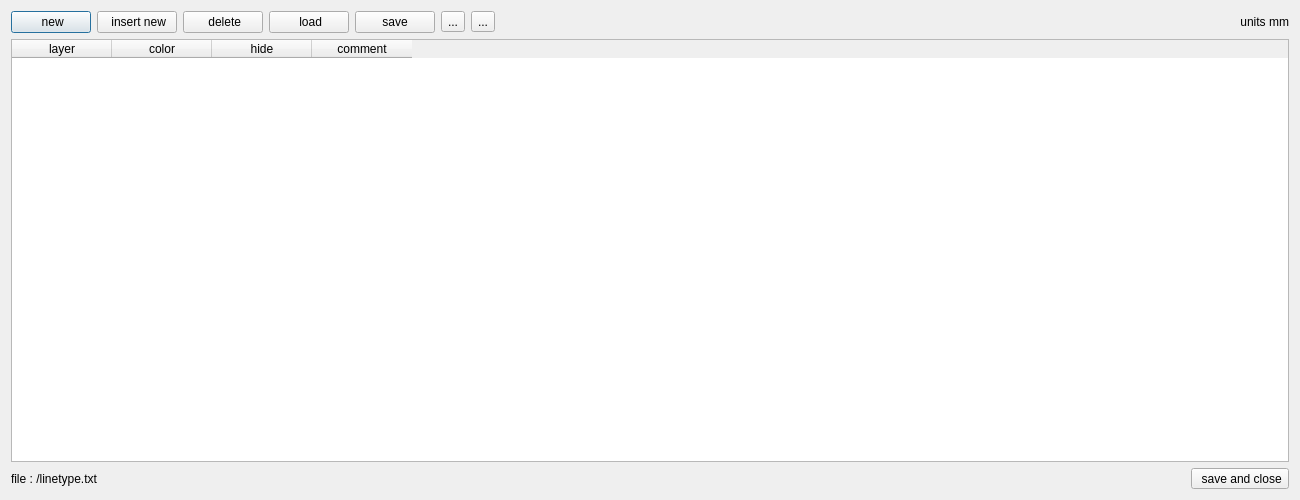
<?xml version="1.0" encoding="UTF-8"?>
<ui version="4.0">
 <class>Dialog_layer</class>
 <widget class="QDialog" name="Dialog_layer">
  <property name="geometry">
   <rect>
    <x>0</x>
    <y>0</y>
    <width>1300</width>
    <height>500</height>
   </rect>
  </property>
  <property name="windowTitle">
   <string>Layer</string>
  </property>
  <layout class="QGridLayout" name="gridLayout">
   <item row="0" column="0">
    <layout class="QHBoxLayout" name="horizontalLayout_6">
     <item>
      <widget class="QPushButton" name="pushButton_new_5">
       <property name="text">
        <string> new</string>
       </property>
       <property name="icon">
        <iconset resource="../icons.qrc">
         <normaloff>:/icons/document-new.svg</normaloff>:/icons/document-new.svg</iconset>
       </property>
      </widget>
     </item>
     <item>
      <widget class="QPushButton" name="pushButton_insert_new_3">
       <property name="text">
        <string> insert new</string>
       </property>
       <property name="icon">
        <iconset resource="../icons.qrc">
         <normaloff>:/icons/document-new.svg</normaloff>:/icons/document-new.svg</iconset>
       </property>
      </widget>
     </item>
     <item>
      <widget class="QPushButton" name="pushButton_delete_3">
       <property name="text">
        <string> delete</string>
       </property>
       <property name="icon">
        <iconset resource="../icons.qrc">
         <normaloff>:/icons/delete.svg</normaloff>:/icons/delete.svg</iconset>
       </property>
      </widget>
     </item>
     <item>
      <widget class="QPushButton" name="pushButton_load_3">
       <property name="text">
        <string> load</string>
       </property>
       <property name="icon">
        <iconset resource="../icons.qrc">
         <normaloff>:/icons/document-open.svg</normaloff>:/icons/document-open.svg</iconset>
       </property>
      </widget>
     </item>
     <item>
      <widget class="QPushButton" name="pushButton_save_3">
       <property name="text">
        <string> save </string>
       </property>
       <property name="icon">
        <iconset resource="../icons.qrc">
         <normaloff>:/icons/document-save.svg</normaloff>:/icons/document-save.svg</iconset>
       </property>
      </widget>
     </item>
     <item>
      <widget class="QToolButton" name="toolButton_move_up_3">
       <property name="text">
        <string>...</string>
       </property>
       <property name="icon">
        <iconset resource="../icons.qrc">
         <normaloff>:/icons/button_up.svg</normaloff>:/icons/button_up.svg</iconset>
       </property>
      </widget>
     </item>
     <item>
      <widget class="QToolButton" name="toolButton_move_down_3">
       <property name="text">
        <string>...</string>
       </property>
       <property name="icon">
        <iconset resource="../icons.qrc">
         <normaloff>:/icons/button_down.svg</normaloff>:/icons/button_down.svg</iconset>
       </property>
      </widget>
     </item>
     <item>
      <spacer name="horizontalSpacer_6">
       <property name="orientation">
        <enum>Qt::Horizontal</enum>
       </property>
       <property name="sizeHint" stdset="0">
        <size>
         <width>695</width>
         <height>20</height>
        </size>
       </property>
      </spacer>
     </item>
     <item>
      <widget class="QLabel" name="label_4">
       <property name="text">
        <string>units mm</string>
       </property>
       <property name="alignment">
        <set>Qt::AlignRight|Qt::AlignTrailing|Qt::AlignVCenter</set>
       </property>
      </widget>
     </item>
    </layout>
   </item>
   <item row="1" column="0">
    <widget class="QTableWidget" name="tableWidget">
     <property name="focusPolicy">
      <enum>Qt::ClickFocus</enum>
     </property>
     <property name="editTriggers">
      <set>QAbstractItemView::DoubleClicked</set>
     </property>
     <column>
      <property name="text">
       <string>layer</string>
      </property>
     </column>
     <column>
      <property name="text">
       <string>color</string>
      </property>
     </column>
     <column>
      <property name="text">
       <string>hide</string>
      </property>
     </column>
     <column>
      <property name="text">
       <string>comment</string>
      </property>
     </column>
    </widget>
   </item>
   <item row="2" column="0">
    <layout class="QHBoxLayout" name="horizontalLayout_5">
     <item>
      <widget class="QLabel" name="label_3">
       <property name="text">
        <string>file : /linetype.txt   </string>
       </property>
      </widget>
     </item>
     <item>
      <spacer name="horizontalSpacer_5">
       <property name="orientation">
        <enum>Qt::Horizontal</enum>
       </property>
       <property name="sizeHint" stdset="0">
        <size>
         <width>968</width>
         <height>20</height>
        </size>
       </property>
      </spacer>
     </item>
     <item>
      <widget class="QToolButton" name="toolButton_save_and_close_3">
       <property name="minimumSize">
        <size>
         <width>80</width>
         <height>0</height>
        </size>
       </property>
       <property name="maximumSize">
        <size>
         <width>150</width>
         <height>16777215</height>
        </size>
       </property>
       <property name="text">
        <string> save and close</string>
       </property>
       <property name="icon">
        <iconset resource="../icons.qrc">
         <normaloff>:/icons/document-save.svg</normaloff>:/icons/document-save.svg</iconset>
       </property>
       <property name="toolButtonStyle">
        <enum>Qt::ToolButtonTextBesideIcon</enum>
       </property>
      </widget>
     </item>
    </layout>
   </item>
  </layout>
 </widget>
 <resources>
  <include location="../icons.qrc"/>
 </resources>
 <connections/>
</ui>
